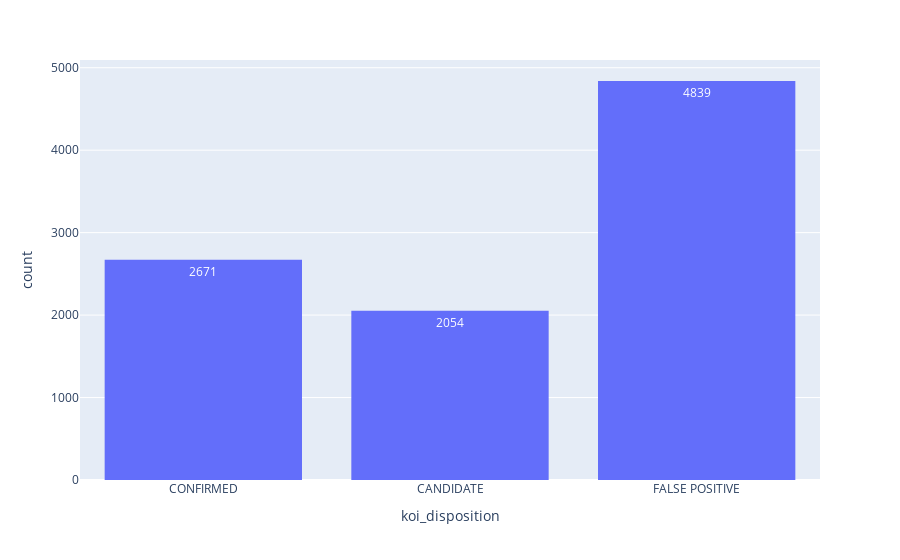

Here is the notebook cell this chart was saved with:
### Code cell
import plotly.express as px

fig = px.histogram(df, x="koi_disposition", text_auto=True)
fig.show()

### Figure 1 — Plotly figure (JSON) as saved in the notebook; plotly's stock layout.template omitted (floating-point values rounded to 4 significant figures; data arrays with more than 128 entries replaced by an {"elided": "..."} marker saying what was removed)
{"data": [{"alignmentgroup": "True", "bingroup": "x", "hovertemplate": "koi_disposition=%{x}<br>count=%{y}<extra></extra>", "legendgroup": "", "marker": {"color": "#636efa", "pattern": {"shape": ""}}, "name": "", "offsetgroup": "", "orientation": "v", "showlegend": false, "texttemplate": "%{value}", "type": "histogram", "x": {"elided": "9564 str values"}, "xaxis": "x", "yaxis": "y"}], "layout": {"barmode": "relative", "legend": {"tracegroupgap": 0}, "margin": {"t": 60}, "xaxis": {"anchor": "y", "domain": [0, 1], "title": {"text": "koi_disposition"}}, "yaxis": {"anchor": "x", "domain": [0, 1], "title": {"text": "count"}}}}
